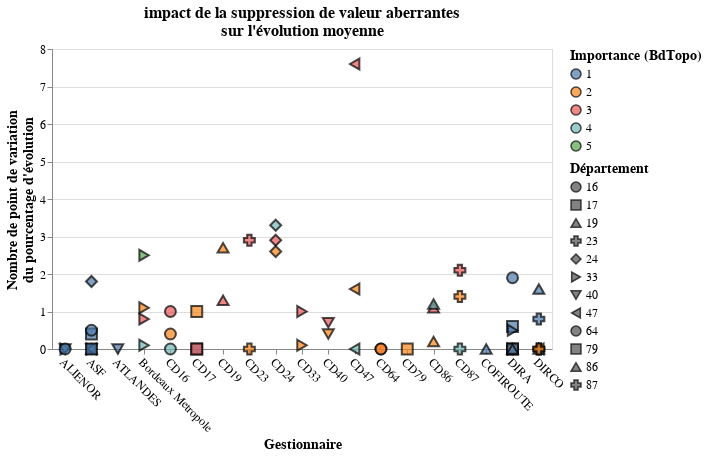

Write notebook code for a chart like this one.
### Code cell
(alt.Chart(dfGestionnaire.assign(
    impact_corr_val_aberrantes=abs(dfGestionnaire.coeff_evol_19_20_moyen-dfGestionnaire.coeff_evol_19_20_moyen_hors_val_HS_SD)*100),
          title=alt.TitleParams(['impact de la suppression de valeur aberrantes', "sur l'évolution moyenne"],
                        fontSize=16),
          width=largeur)
 .mark_point(filled=True, size=120, stroke='black').encode(
     x=alt.X('gestionnai:N', title='Gestionnaire', axis=alt.Axis(labelAngle=45)),
     y=alt.Y('impact_corr_val_aberrantes', axis=alt.Axis(title=["Nombre de points de variation", "du pourcentage d'évolution"])),
     color=alt.Color('importance:N', title='Importance (BdTopo)'),
     shape=alt.Shape('dept:O', title='Département'))
 .configure_axis(labelFontSize=12, titleFontSize=14)
 .configure_legend(labelFontSize=12, titleFontSize=14))

### Figure 1 — Vega-Lite specification as saved in the notebook (floating-point values rounded to 4 significant figures)
{"config": {"view": {"continuousWidth": 400, "continuousHeight": 300}, "axis": {"labelFontSize": 12, "titleFontSize": 14}, "legend": {"labelFontSize": 12, "titleFontSize": 14}}, "data": {"name": "data-e13ca25cc3f3943f1a33673a3f8108a9"}, "mark": {"type": "point", "filled": true, "size": 120, "stroke": "black"}, "encoding": {"color": {"field": "importance", "title": "Importance (BdTopo)", "type": "nominal"}, "shape": {"field": "dept", "title": "Département", "type": "ordinal"}, "x": {"axis": {"labelAngle": 45}, "field": "gestionnai", "title": "Gestionnaire", "type": "nominal"}, "y": {"axis": {"title": ["Nombre de point de variation", "du pourcentage d'évolution"]}, "field": "impact_corr_val_aberrantes", "type": "quantitative"}}, "title": {"text": ["impact de la suppression de valeur aberrantes", "sur l'évolution moyenne"], "fontSize": 16}, "width": 500, "$schema": "https://vega.github.io/schema/vega-lite/v4.17.0.json", "datasets": {"data-e13ca25cc3f3943f1a33673a3f8108a9": [{"gestionnai": "ALIENOR", "dept": 33, "importance": 1, "nb_tmja_2020": 3, "coeff_evol_19_20_moyen": -0.222, "coeff_evol_19_20_median": -0.224, "coeff_evol_19_20_mini": -0.23, "coeff_evol_19_20_maxi": -0.22, "nb_tmja_2020_hors_val_HS_SD": 3, "coeff_evol_19_20_moyen_hors_val_HS_SD": -0.222, "nb_tmja_2020_hors_val_HS_IQR": 3, "coeff_evol_19_20_moyen_hors_val_HS_IQR": -0.222, "impact_corr_val_aberrantes": 0.0}, {"gestionnai": "ALIENOR", "dept": 40, "importance": 1, "nb_tmja_2020": 5, "coeff_evol_19_20_moyen": -0.222, "coeff_evol_19_20_median": -0.22, "coeff_evol_19_20_mini": -0.23, "coeff_evol_19_20_maxi": -0.22, "nb_tmja_2020_hors_val_HS_SD": 5, "coeff_evol_19_20_moyen_hors_val_HS_SD": -0.222, "nb_tmja_2020_hors_val_HS_IQR": 5, "coeff_evol_19_20_moyen_hors_val_HS_IQR": -0.222, "impact_corr_val_aberrantes": 0.0}, {"gestionnai": "ALIENOR", "dept": 64, "importance": 1, "nb_tmja_2020": 2, "coeff_evol_19_20_moyen": -0.22, "coeff_evol_19_20_median": -0.22, "coeff_evol_19_20_mini": -0.22, "coeff_evol_19_20_maxi": -0.22, "nb_tmja_2020_hors_val_HS_SD": 2, "coeff_evol_19_20_moyen_hors_val_HS_SD": -0.22, "nb_tmja_2020_hors_val_HS_IQR": 2, "coeff_evol_19_20_moyen_hors_val_HS_IQR": -0.22, "impact_corr_val_aberrantes": 0.0}, {"gestionnai": "ASF", "dept": 17, "importance": 1, "nb_tmja_2020": 8, "coeff_evol_19_20_moyen": -0.23, "coeff_evol_19_20_median": -0.236, "coeff_evol_19_20_mini": -0.24, "coeff_evol_19_20_maxi": -0.2, "nb_tmja_2020_hors_val_HS_SD": 7, "coeff_evol_19_20_moyen_hors_val_HS_SD": -0.234, "nb_tmja_2020_hors_val_HS_IQR": 7, "coeff_evol_19_20_moyen_hors_val_HS_IQR": -0.234, "impact_corr_val_aberrantes": 0.4}, {"gestionnai": "ASF", "dept": 19, "importance": 1, "nb_tmja_2020": 8, "coeff_evol_19_20_moyen": -0.193, "coeff_evol_19_20_median": -0.195, "coeff_evol_19_20_mini": -0.2, "coeff_evol_19_20_maxi": -0.19, "nb_tmja_2020_hors_val_HS_SD": 8, "coeff_evol_19_20_moyen_hors_val_HS_SD": -0.193, "nb_tmja_2020_hors_val_HS_IQR": 8, "coeff_evol_19_20_moyen_hors_val_HS_IQR": -0.193, "impact_corr_val_aberrantes": 0.0}, {"gestionnai": "ASF", "dept": 24, "importance": 1, "nb_tmja_2020": 8, "coeff_evol_19_20_moyen": -0.22, "coeff_evol_19_20_median": -0.204, "coeff_evol_19_20_mini": -0.35, "coeff_evol_19_20_maxi": -0.19, "nb_tmja_2020_hors_val_HS_SD": 7, "coeff_evol_19_20_moyen_hors_val_HS_SD": -0.202, "nb_tmja_2020_hors_val_HS_IQR": 7, "coeff_evol_19_20_moyen_hors_val_HS_IQR": -0.202, "impact_corr_val_aberrantes": 1.8}, {"gestionnai": "ASF", "dept": 33, "importance": 1, "nb_tmja_2020": 10, "coeff_evol_19_20_moyen": -0.211, "coeff_evol_19_20_median": -0.207, "coeff_evol_19_20_mini": -0.24, "coeff_evol_19_20_maxi": -0.2, "nb_tmja_2020_hors_val_HS_SD": 10, "coeff_evol_19_20_moyen_hors_val_HS_SD": -0.211, "nb_tmja_2020_hors_val_HS_IQR": 8, "coeff_evol_19_20_moyen_hors_val_HS_IQR": -0.204, "impact_corr_val_aberrantes": 0.0}, {"gestionnai": "ASF", "dept": 40, "importance": 1, "nb_tmja_2020": 4, "coeff_evol_19_20_moyen": -0.196, "coeff_evol_19_20_median": -0.21, "coeff_evol_19_20_mini": -0.22, "coeff_evol_19_20_maxi": -0.18, "nb_tmja_2020_hors_val_HS_SD": 4, "coeff_evol_19_20_moyen_hors_val_HS_SD": -0.196, "nb_tmja_2020_hors_val_HS_IQR": 4, "coeff_evol_19_20_moyen_hors_val_HS_IQR": -0.196, "impact_corr_val_aberrantes": 0.0}, {"gestionnai": "ASF", "dept": 47, "importance": 1, "nb_tmja_2020": 4, "coeff_evol_19_20_moyen": -0.209, "coeff_evol_19_20_median": -0.209, "coeff_evol_19_20_mini": -0.21, "coeff_evol_19_20_maxi": -0.21, "nb_tmja_2020_hors_val_HS_SD": 4, "coeff_evol_19_20_moyen_hors_val_HS_SD": -0.209, "nb_tmja_2020_hors_val_HS_IQR": 3, "coeff_evol_19_20_moyen_hors_val_HS_IQR": -0.209, "impact_corr_val_aberrantes": 0.0}, {"gestionnai": "ASF", "dept": 64, "importance": 1, "nb_tmja_2020": 13, "coeff_evol_19_20_moyen": -0.219, "coeff_evol_19_20_median": -0.214, "coeff_evol_19_20_mini": -0.27, "coeff_evol_19_20_maxi": -0.21, "nb_tmja_2020_hors_val_HS_SD": 12, "coeff_evol_19_20_moyen_hors_val_HS_SD": -0.214, "nb_tmja_2020_hors_val_HS_IQR": 11, "coeff_evol_19_20_moyen_hors_val_HS_IQR": -0.215, "impact_corr_val_aberrantes": 0.5}, {"gestionnai": "ASF", "dept": 79, "importance": 1, "nb_tmja_2020": 7, "coeff_evol_19_20_moyen": -0.228, "coeff_evol_19_20_median": -0.228, "coeff_evol_19_20_mini": -0.24, "coeff_evol_19_20_maxi": -0.21, "nb_tmja_2020_hors_val_HS_SD": 7, "coeff_evol_19_20_moyen_hors_val_HS_SD": -0.228, "nb_tmja_2020_hors_val_HS_IQR": 7, "coeff_evol_19_20_moyen_hors_val_HS_IQR": -0.228, "impact_corr_val_aberrantes": 0.0}, {"gestionnai": "ASF", "dept": 86, "importance": 1, "nb_tmja_2020": 1, "coeff_evol_19_20_moyen": -0.243, "coeff_evol_19_20_median": -0.243, "coeff_evol_19_20_mini": -0.24, "coeff_evol_19_20_maxi": -0.24, "nb_tmja_2020_hors_val_HS_SD": 0, "coeff_evol_19_20_moyen_hors_val_HS_SD": null, "nb_tmja_2020_hors_val_HS_IQR": 1, "coeff_evol_19_20_moyen_hors_val_HS_IQR": -0.243, "impact_corr_val_aberrantes": null}, {"gestionnai": "ATLANDES", "dept": 33, "importance": 1, "nb_tmja_2020": 1, "coeff_evol_19_20_moyen": -0.212, "coeff_evol_19_20_median": -0.212, "coeff_evol_19_20_mini": -0.21, "coeff_evol_19_20_maxi": -0.21, "nb_tmja_2020_hors_val_HS_SD": 0, "coeff_evol_19_20_moyen_hors_val_HS_SD": null, "nb_tmja_2020_hors_val_HS_IQR": 1, "coeff_evol_19_20_moyen_hors_val_HS_IQR": -0.212, "impact_corr_val_aberrantes": null}, {"gestionnai": "ATLANDES", "dept": 40, "importance": 1, "nb_tmja_2020": 7, "coeff_evol_19_20_moyen": -0.213, "coeff_evol_19_20_median": -0.218, "coeff_evol_19_20_mini": -0.22, "coeff_evol_19_20_maxi": -0.19, "nb_tmja_2020_hors_val_HS_SD": 7, "coeff_evol_19_20_moyen_hors_val_HS_SD": -0.213, "nb_tmja_2020_hors_val_HS_IQR": 6, "coeff_evol_19_20_moyen_hors_val_HS_IQR": -0.216, "impact_corr_val_aberrantes": 0.0}, {"gestionnai": "Bordeaux Metropole", "dept": 33, "importance": 2, "nb_tmja_2020": 49, "coeff_evol_19_20_moyen": -0.094, "coeff_evol_19_20_median": -0.077, "coeff_evol_19_20_mini": -0.54, "coeff_evol_19_20_maxi": 0.29, "nb_tmja_2020_hors_val_HS_SD": 46, "coeff_evol_19_20_moyen_hors_val_HS_SD": -0.083, "nb_tmja_2020_hors_val_HS_IQR": 44, "coeff_evol_19_20_moyen_hors_val_HS_IQR": -0.085, "impact_corr_val_aberrantes": 1.1}, {"gestionnai": "Bordeaux Metropole", "dept": 33, "importance": 5, "nb_tmja_2020": 19, "coeff_evol_19_20_moyen": -0.117, "coeff_evol_19_20_median": -0.086, "coeff_evol_19_20_mini": -0.56, "coeff_evol_19_20_maxi": 0.04, "nb_tmja_2020_hors_val_HS_SD": 18, "coeff_evol_19_20_moyen_hors_val_HS_SD": -0.092, "nb_tmja_2020_hors_val_HS_IQR": 18, "coeff_evol_19_20_moyen_hors_val_HS_IQR": -0.092, "impact_corr_val_aberrantes": 2.5}, {"gestionnai": "Bordeaux Metropole", "dept": 33, "importance": 4, "nb_tmja_2020": 80, "coeff_evol_19_20_moyen": -0.064, "coeff_evol_19_20_median": -0.075, "coeff_evol_19_20_mini": -0.22, "coeff_evol_19_20_maxi": 0.19, "nb_tmja_2020_hors_val_HS_SD": 76, "coeff_evol_19_20_moyen_hors_val_HS_SD": -0.065, "nb_tmja_2020_hors_val_HS_IQR": 79, "coeff_evol_19_20_moyen_hors_val_HS_IQR": -0.067, "impact_corr_val_aberrantes": 0.1}, {"gestionnai": "Bordeaux Metropole", "dept": 33, "importance": 3, "nb_tmja_2020": 131, "coeff_evol_19_20_moyen": -0.089, "coeff_evol_19_20_median": -0.078, "coeff_evol_19_20_mini": -0.62, "coeff_evol_19_20_maxi": 0.13, "nb_tmja_2020_hors_val_HS_SD": 125, "coeff_evol_19_20_moyen_hors_val_HS_SD": -0.081, "nb_tmja_2020_hors_val_HS_IQR": 117, "coeff_evol_19_20_moyen_hors_val_HS_IQR": -0.073, "impact_corr_val_aberrantes": 0.8}, {"gestionnai": "CD16", "dept": 16, "importance": 4, "nb_tmja_2020": 7, "coeff_evol_19_20_moyen": -0.142, "coeff_evol_19_20_median": -0.117, "coeff_evol_19_20_mini": -0.32, "coeff_evol_19_20_maxi": 0.07, "nb_tmja_2020_hors_val_HS_SD": 7, "coeff_evol_19_20_moyen_hors_val_HS_SD": -0.142, "nb_tmja_2020_hors_val_HS_IQR": 7, "coeff_evol_19_20_moyen_hors_val_HS_IQR": -0.142, "impact_corr_val_aberrantes": 0.0}, {"gestionnai": "CD16", "dept": 16, "importance": 3, "nb_tmja_2020": 28, "coeff_evol_19_20_moyen": -0.117, "coeff_evol_19_20_median": -0.118, "coeff_evol_19_20_mini": -0.26, "coeff_evol_19_20_maxi": -0.04, "nb_tmja_2020_hors_val_HS_SD": 26, "coeff_evol_19_20_moyen_hors_val_HS_SD": -0.107, "nb_tmja_2020_hors_val_HS_IQR": 26, "coeff_evol_19_20_moyen_hors_val_HS_IQR": -0.107, "impact_corr_val_aberrantes": 1.0}, {"gestionnai": "CD16", "dept": 16, "importance": 2, "nb_tmja_2020": 28, "coeff_evol_19_20_moyen": -0.158, "coeff_evol_19_20_median": -0.174, "coeff_evol_19_20_mini": -0.39, "coeff_evol_19_20_maxi": 0.17, "nb_tmja_2020_hors_val_HS_SD": 26, "coeff_evol_19_20_moyen_hors_val_HS_SD": -0.162, "nb_tmja_2020_hors_val_HS_IQR": 25, "coeff_evol_19_20_moyen_hors_val_HS_IQR": -0.168, "impact_corr_val_aberrantes": 0.4}, {"gestionnai": "CD17", "dept": 16, "importance": 3, "nb_tmja_2020": 1, "coeff_evol_19_20_moyen": -0.16, "coeff_evol_19_20_median": -0.16, "coeff_evol_19_20_mini": -0.16, "coeff_evol_19_20_maxi": -0.16, "nb_tmja_2020_hors_val_HS_SD": 0, "coeff_evol_19_20_moyen_hors_val_HS_SD": null, "nb_tmja_2020_hors_val_HS_IQR": 1, "coeff_evol_19_20_moyen_hors_val_HS_IQR": -0.16, "impact_corr_val_aberrantes": null}, {"gestionnai": "CD17", "dept": 17, "importance": 1, "nb_tmja_2020": 4, "coeff_evol_19_20_moyen": -0.138, "coeff_evol_19_20_median": -0.192, "coeff_evol_19_20_mini": -0.2, "coeff_evol_19_20_maxi": 0.02, "nb_tmja_2020_hors_val_HS_SD": 4, "coeff_evol_19_20_moyen_hors_val_HS_SD": -0.138, "nb_tmja_2020_hors_val_HS_IQR": 3, "coeff_evol_19_20_moyen_hors_val_HS_IQR": -0.19, "impact_corr_val_aberrantes": 0.0}, {"gestionnai": "CD17", "dept": 17, "importance": 3, "nb_tmja_2020": 26, "coeff_evol_19_20_moyen": -0.15, "coeff_evol_19_20_median": -0.152, "coeff_evol_19_20_mini": -0.25, "coeff_evol_19_20_maxi": -0.04, "nb_tmja_2020_hors_val_HS_SD": 24, "coeff_evol_19_20_moyen_hors_val_HS_SD": -0.15, "nb_tmja_2020_hors_val_HS_IQR": 24, "coeff_evol_19_20_moyen_hors_val_HS_IQR": -0.15, "impact_corr_val_aberrantes": 0.0}, {"gestionnai": "CD17", "dept": 17, "importance": 2, "nb_tmja_2020": 29, "coeff_evol_19_20_moyen": -0.16, "coeff_evol_19_20_median": -0.172, "coeff_evol_19_20_mini": -0.57, "coeff_evol_19_20_maxi": 0.51, "nb_tmja_2020_hors_val_HS_SD": 27, "coeff_evol_19_20_moyen_hors_val_HS_SD": -0.17, "nb_tmja_2020_hors_val_HS_IQR": 25, "coeff_evol_19_20_moyen_hors_val_HS_IQR": -0.171, "impact_corr_val_aberrantes": 1.0}, {"gestionnai": "CD19", "dept": 19, "importance": 3, "nb_tmja_2020": 23, "coeff_evol_19_20_moyen": -0.018, "coeff_evol_19_20_median": -0.014, "coeff_evol_19_20_mini": -0.32, "coeff_evol_19_20_maxi": 0.17, "nb_tmja_2020_hors_val_HS_SD": 22, "coeff_evol_19_20_moyen_hors_val_HS_SD": -0.005, "nb_tmja_2020_hors_val_HS_IQR": 20, "coeff_evol_19_20_moyen_hors_val_HS_IQR": -0.02, "impact_corr_val_aberrantes": 1.3}, {"gestionnai": "CD19", "dept": 19, "importance": 2, "nb_tmja_2020": 25, "coeff_evol_19_20_moyen": -0.057, "coeff_evol_19_20_median": -0.06, "coeff_evol_19_20_mini": -0.33, "coeff_evol_19_20_maxi": 0.28, "nb_tmja_2020_hors_val_HS_SD": 23, "coeff_evol_19_20_moyen_hors_val_HS_SD": -0.084, "nb_tmja_2020_hors_val_HS_IQR": 24, "coeff_evol_19_20_moyen_hors_val_HS_IQR": -0.071, "impact_corr_val_aberrantes": 2.7}, {"gestionnai": "CD23", "dept": 23, "importance": 3, "nb_tmja_2020": 31, "coeff_evol_19_20_moyen": -0.082, "coeff_evol_19_20_median": -0.081, "coeff_evol_19_20_mini": -0.57, "coeff_evol_19_20_maxi": 0.16, "nb_tmja_2020_hors_val_HS_SD": 29, "coeff_evol_19_20_moyen_hors_val_HS_SD": -0.053, "nb_tmja_2020_hors_val_HS_IQR": 29, "coeff_evol_19_20_moyen_hors_val_HS_IQR": -0.053, "impact_corr_val_aberrantes": 2.9}, {"gestionnai": "CD23", "dept": 23, "importance": 2, "nb_tmja_2020": 22, "coeff_evol_19_20_moyen": -0.085, "coeff_evol_19_20_median": -0.074, "coeff_evol_19_20_mini": -0.22, "coeff_evol_19_20_maxi": 0.05, "nb_tmja_2020_hors_val_HS_SD": 22, "coeff_evol_19_20_moyen_hors_val_HS_SD": -0.085, "nb_tmja_2020_hors_val_HS_IQR": 22, "coeff_evol_19_20_moyen_hors_val_HS_IQR": -0.085, "impact_corr_val_aberrantes": 0.0}, {"gestionnai": "CD24", "dept": 24, "importance": 3, "nb_tmja_2020": 29, "coeff_evol_19_20_moyen": -0.131, "coeff_evol_19_20_median": -0.15, "coeff_evol_19_20_mini": -0.59, "coeff_evol_19_20_maxi": 0.16, "nb_tmja_2020_hors_val_HS_SD": 27, "coeff_evol_19_20_moyen_hors_val_HS_SD": -0.102, "nb_tmja_2020_hors_val_HS_IQR": 28, "coeff_evol_19_20_moyen_hors_val_HS_IQR": -0.114, "impact_corr_val_aberrantes": 2.9}, {"gestionnai": "CD24", "dept": 24, "importance": 2, "nb_tmja_2020": 82, "coeff_evol_19_20_moyen": -0.143, "coeff_evol_19_20_median": -0.142, "coeff_evol_19_20_mini": -0.51, "coeff_evol_19_20_maxi": 0.28, "nb_tmja_2020_hors_val_HS_SD": 74, "coeff_evol_19_20_moyen_hors_val_HS_SD": -0.117, "nb_tmja_2020_hors_val_HS_IQR": 73, "coeff_evol_19_20_moyen_hors_val_HS_IQR": -0.114, "impact_corr_val_aberrantes": 2.6}, {"gestionnai": "CD24", "dept": 24, "importance": 4, "nb_tmja_2020": 13, "coeff_evol_19_20_moyen": -0.136, "coeff_evol_19_20_median": -0.134, "coeff_evol_19_20_mini": -0.54, "coeff_evol_19_20_maxi": 0.17, "nb_tmja_2020_hors_val_HS_SD": 12, "coeff_evol_19_20_moyen_hors_val_HS_SD": -0.103, "nb_tmja_2020_hors_val_HS_IQR": 9, "coeff_evol_19_20_moyen_hors_val_HS_IQR": -0.129, "impact_corr_val_aberrantes": 3.3}, {"gestionnai": "CD33", "dept": 33, "importance": 2, "nb_tmja_2020": 30, "coeff_evol_19_20_moyen": -0.163, "coeff_evol_19_20_median": -0.16, "coeff_evol_19_20_mini": -0.32, "coeff_evol_19_20_maxi": -0.02, "nb_tmja_2020_hors_val_HS_SD": 28, "coeff_evol_19_20_moyen_hors_val_HS_SD": -0.162, "nb_tmja_2020_hors_val_HS_IQR": 26, "coeff_evol_19_20_moyen_hors_val_HS_IQR": -0.156, "impact_corr_val_aberrantes": 0.1}, {"gestionnai": "CD33", "dept": 33, "importance": 3, "nb_tmja_2020": 31, "coeff_evol_19_20_moyen": -0.154, "coeff_evol_19_20_median": -0.142, "coeff_evol_19_20_mini": -0.31, "coeff_evol_19_20_maxi": -0.08, "nb_tmja_2020_hors_val_HS_SD": 29, "coeff_evol_19_20_moyen_hors_val_HS_SD": -0.144, "nb_tmja_2020_hors_val_HS_IQR": 29, "coeff_evol_19_20_moyen_hors_val_HS_IQR": -0.144, "impact_corr_val_aberrantes": 1.0}, {"gestionnai": "CD33", "dept": 33, "importance": 4, "nb_tmja_2020": 1, "coeff_evol_19_20_moyen": -0.167, "coeff_evol_19_20_median": -0.167, "coeff_evol_19_20_mini": -0.17, "coeff_evol_19_20_maxi": -0.17, "nb_tmja_2020_hors_val_HS_SD": 0, "coeff_evol_19_20_moyen_hors_val_HS_SD": null, "nb_tmja_2020_hors_val_HS_IQR": 1, "coeff_evol_19_20_moyen_hors_val_HS_IQR": -0.167, "impact_corr_val_aberrantes": null}, {"gestionnai": "CD40", "dept": 40, "importance": 3, "nb_tmja_2020": 14, "coeff_evol_19_20_moyen": -0.143, "coeff_evol_19_20_median": -0.135, "coeff_evol_19_20_mini": -0.24, "coeff_evol_19_20_maxi": -0.08, "nb_tmja_2020_hors_val_HS_SD": 13, "coeff_evol_19_20_moyen_hors_val_HS_SD": -0.136, "nb_tmja_2020_hors_val_HS_IQR": 13, "coeff_evol_19_20_moyen_hors_val_HS_IQR": -0.136, "impact_corr_val_aberrantes": 0.7}, {"gestionnai": "CD40", "dept": 40, "importance": 2, "nb_tmja_2020": 27, "coeff_evol_19_20_moyen": -0.175, "coeff_evol_19_20_median": -0.172, "coeff_evol_19_20_mini": -0.29, "coeff_evol_19_20_maxi": -0.08, "nb_tmja_2020_hors_val_HS_SD": 24, "coeff_evol_19_20_moyen_hors_val_HS_SD": -0.171, "nb_tmja_2020_hors_val_HS_IQR": 24, "coeff_evol_19_20_moyen_hors_val_HS_IQR": -0.171, "impact_corr_val_aberrantes": 0.4}, {"gestionnai": "CD47", "dept": 24, "importance": 2, "nb_tmja_2020": 1, "coeff_evol_19_20_moyen": -0.195, "coeff_evol_19_20_median": -0.195, "coeff_evol_19_20_mini": -0.2, "coeff_evol_19_20_maxi": -0.2, "nb_tmja_2020_hors_val_HS_SD": 0, "coeff_evol_19_20_moyen_hors_val_HS_SD": null, "nb_tmja_2020_hors_val_HS_IQR": 1, "coeff_evol_19_20_moyen_hors_val_HS_IQR": -0.195, "impact_corr_val_aberrantes": null}, {"gestionnai": "CD47", "dept": 47, "importance": 4, "nb_tmja_2020": 2, "coeff_evol_19_20_moyen": -0.165, "coeff_evol_19_20_median": -0.207, "coeff_evol_19_20_mini": -0.21, "coeff_evol_19_20_maxi": -0.12, "nb_tmja_2020_hors_val_HS_SD": 2, "coeff_evol_19_20_moyen_hors_val_HS_SD": -0.165, "nb_tmja_2020_hors_val_HS_IQR": 2, "coeff_evol_19_20_moyen_hors_val_HS_IQR": -0.165, "impact_corr_val_aberrantes": 0.0}, {"gestionnai": "CD47", "dept": 47, "importance": 2, "nb_tmja_2020": 32, "coeff_evol_19_20_moyen": -0.194, "coeff_evol_19_20_median": -0.178, "coeff_evol_19_20_mini": -0.71, "coeff_evol_19_20_maxi": -0.05, "nb_tmja_2020_hors_val_HS_SD": 31, "coeff_evol_19_20_moyen_hors_val_HS_SD": -0.178, "nb_tmja_2020_hors_val_HS_IQR": 26, "coeff_evol_19_20_moyen_hors_val_HS_IQR": -0.178, "impact_corr_val_aberrantes": 1.6}, {"gestionnai": "CD47", "dept": 47, "importance": 3, "nb_tmja_2020": 12, "coeff_evol_19_20_moyen": -0.077, "coeff_evol_19_20_median": -0.148, "coeff_evol_19_20_mini": -0.25, "coeff_evol_19_20_maxi": 0.75, "nb_tmja_2020_hors_val_HS_SD": 11, "coeff_evol_19_20_moyen_hors_val_HS_SD": -0.153, "nb_tmja_2020_hors_val_HS_IQR": 9, "coeff_evol_19_20_moyen_hors_val_HS_IQR": -0.154, "impact_corr_val_aberrantes": 7.6}, {"gestionnai": "CD64", "dept": 64, "importance": 3, "nb_tmja_2020": 4, "coeff_evol_19_20_moyen": -0.214, "coeff_evol_19_20_median": -0.217, "coeff_evol_19_20_mini": -0.27, "coeff_evol_19_20_maxi": -0.17, "nb_tmja_2020_hors_val_HS_SD": 4, "coeff_evol_19_20_moyen_hors_val_HS_SD": -0.214, "nb_tmja_2020_hors_val_HS_IQR": 4, "coeff_evol_19_20_moyen_hors_val_HS_IQR": -0.214, "impact_corr_val_aberrantes": 0.0}, {"gestionnai": "CD64", "dept": 64, "importance": 2, "nb_tmja_2020": 3, "coeff_evol_19_20_moyen": -0.273, "coeff_evol_19_20_median": -0.224, "coeff_evol_19_20_mini": -0.37, "coeff_evol_19_20_maxi": -0.22, "nb_tmja_2020_hors_val_HS_SD": 3, "coeff_evol_19_20_moyen_hors_val_HS_SD": -0.273, "nb_tmja_2020_hors_val_HS_IQR": 3, "coeff_evol_19_20_moyen_hors_val_HS_IQR": -0.273, "impact_corr_val_aberrantes": 0.0}, {"gestionnai": "CD79", "dept": 79, "importance": 3, "nb_tmja_2020": 1, "coeff_evol_19_20_moyen": -0.115, "coeff_evol_19_20_median": -0.115, "coeff_evol_19_20_mini": -0.12, "coeff_evol_19_20_maxi": -0.12, "nb_tmja_2020_hors_val_HS_SD": 0, "coeff_evol_19_20_moyen_hors_val_HS_SD": null, "nb_tmja_2020_hors_val_HS_IQR": 1, "coeff_evol_19_20_moyen_hors_val_HS_IQR": -0.115, "impact_corr_val_aberrantes": null}, {"gestionnai": "CD79", "dept": 79, "importance": 2, "nb_tmja_2020": 7, "coeff_evol_19_20_moyen": 0.012, "coeff_evol_19_20_median": 0.019, "coeff_evol_19_20_mini": -0.12, "coeff_evol_19_20_maxi": 0.17, "nb_tmja_2020_hors_val_HS_SD": 7, "coeff_evol_19_20_moyen_hors_val_HS_SD": 0.012, "nb_tmja_2020_hors_val_HS_IQR": 7, "coeff_evol_19_20_moyen_hors_val_HS_IQR": 0.012, "impact_corr_val_aberrantes": 0.0}, {"gestionnai": "CD86", "dept": 16, "importance": 2, "nb_tmja_2020": 1, "coeff_evol_19_20_moyen": -0.225, "coeff_evol_19_20_median": -0.225, "coeff_evol_19_20_mini": -0.23, "coeff_evol_19_20_maxi": -0.23, "nb_tmja_2020_hors_val_HS_SD": 0, "coeff_evol_19_20_moyen_hors_val_HS_SD": null, "nb_tmja_2020_hors_val_HS_IQR": 1, "coeff_evol_19_20_moyen_hors_val_HS_IQR": -0.225, "impact_corr_val_aberrantes": null}, {"gestionnai": "CD86", "dept": 86, "importance": 2, "nb_tmja_2020": 56, "coeff_evol_19_20_moyen": -0.136, "coeff_evol_19_20_median": -0.16, "coeff_evol_19_20_mini": -0.47, "coeff_evol_19_20_maxi": 0.14, "nb_tmja_2020_hors_val_HS_SD": 52, "coeff_evol_19_20_moyen_hors_val_HS_SD": -0.134, "nb_tmja_2020_hors_val_HS_IQR": 53, "coeff_evol_19_20_moyen_hors_val_HS_IQR": -0.13, "impact_corr_val_aberrantes": 0.2}, {"gestionnai": "CD86", "dept": 86, "importance": 3, "nb_tmja_2020": 40, "coeff_evol_19_20_moyen": -0.11, "coeff_evol_19_20_median": -0.11, "coeff_evol_19_20_mini": -0.53, "coeff_evol_19_20_maxi": 0.12, "nb_tmja_2020_hors_val_HS_SD": 39, "coeff_evol_19_20_moyen_hors_val_HS_SD": -0.099, "nb_tmja_2020_hors_val_HS_IQR": 39, "coeff_evol_19_20_moyen_hors_val_HS_IQR": -0.099, "impact_corr_val_aberrantes": 1.1}, {"gestionnai": "CD86", "dept": 86, "importance": 4, "nb_tmja_2020": 16, "coeff_evol_19_20_moyen": -0.057, "coeff_evol_19_20_median": -0.088, "coeff_evol_19_20_mini": -0.17, "coeff_evol_19_20_maxi": 0.13, "nb_tmja_2020_hors_val_HS_SD": 15, "coeff_evol_19_20_moyen_hors_val_HS_SD": -0.069, "nb_tmja_2020_hors_val_HS_IQR": 15, "coeff_evol_19_20_moyen_hors_val_HS_IQR": -0.069, "impact_corr_val_aberrantes": 1.2}, {"gestionnai": "CD87", "dept": 87, "importance": 3, "nb_tmja_2020": 24, "coeff_evol_19_20_moyen": -0.081, "coeff_evol_19_20_median": -0.075, "coeff_evol_19_20_mini": -0.56, "coeff_evol_19_20_maxi": 0.23, "nb_tmja_2020_hors_val_HS_SD": 23, "coeff_evol_19_20_moyen_hors_val_HS_SD": -0.06, "nb_tmja_2020_hors_val_HS_IQR": 23, "coeff_evol_19_20_moyen_hors_val_HS_IQR": -0.06, "impact_corr_val_aberrantes": 2.1}, {"gestionnai": "CD87", "dept": 87, "importance": 4, "nb_tmja_2020": 6, "coeff_evol_19_20_moyen": -0.083, "coeff_evol_19_20_median": -0.24, "coeff_evol_19_20_mini": -0.28, "coeff_evol_19_20_maxi": 0.38, "nb_tmja_2020_hors_val_HS_SD": 6, "coeff_evol_19_20_moyen_hors_val_HS_SD": -0.083, "nb_tmja_2020_hors_val_HS_IQR": 6, "coeff_evol_19_20_moyen_hors_val_HS_IQR": -0.083, "impact_corr_val_aberrantes": 0.0}, {"gestionnai": "CD87", "dept": 87, "importance": 2, "nb_tmja_2020": 22, "coeff_evol_19_20_moyen": -0.048, "coeff_evol_19_20_median": -0.058, "coeff_evol_19_20_mini": -0.29, "coeff_evol_19_20_maxi": 0.25, "nb_tmja_2020_hors_val_HS_SD": 21, "coeff_evol_19_20_moyen_hors_val_HS_SD": -0.062, "nb_tmja_2020_hors_val_HS_IQR": 21, "coeff_evol_19_20_moyen_hors_val_HS_IQR": -0.062, "impact_corr_val_aberrantes": 1.4}, {"gestionnai": "COFIROUTE", "dept": 86, "importance": 1, "nb_tmja_2020": 5, "coeff_evol_19_20_moyen": -0.217, "coeff_evol_19_20_median": -0.217, "coeff_evol_19_20_mini": -0.22, "coeff_evol_19_20_maxi": -0.21, "nb_tmja_2020_hors_val_HS_SD": 5, "coeff_evol_19_20_moyen_hors_val_HS_SD": -0.217, "nb_tmja_2020_hors_val_HS_IQR": 5, "coeff_evol_19_20_moyen_hors_val_HS_IQR": -0.217, "impact_corr_val_aberrantes": 0.0}, {"gestionnai": "DIRA", "dept": 16, "importance": 2, "nb_tmja_2020": 1, "coeff_evol_19_20_moyen": -0.172, "coeff_evol_19_20_median": -0.172, "coeff_evol_19_20_mini": -0.17, "coeff_evol_19_20_maxi": -0.17, "nb_tmja_2020_hors_val_HS_SD": 0, "coeff_evol_19_20_moyen_hors_val_HS_SD": null, "nb_tmja_2020_hors_val_HS_IQR": 1, "coeff_evol_19_20_moyen_hors_val_HS_IQR": -0.172, "impact_corr_val_aberrantes": null}, {"gestionnai": "DIRA", "dept": 16, "importance": 1, "nb_tmja_2020": 25, "coeff_evol_19_20_moyen": -0.17, "coeff_evol_19_20_median": -0.161, "coeff_evol_19_20_mini": -0.46, "coeff_evol_19_20_maxi": -0.08, "nb_tmja_2020_hors_val_HS_SD": 23, "coeff_evol_19_20_moyen_hors_val_HS_SD": -0.151, "nb_tmja_2020_hors_val_HS_IQR": 21, "coeff_evol_19_20_moyen_hors_val_HS_IQR": -0.157, "impact_corr_val_aberrantes": 1.9}, {"gestionnai": "DIRA", "dept": 17, "importance": 2, "nb_tmja_2020": 2, "coeff_evol_19_20_moyen": -0.186, "coeff_evol_19_20_median": -0.215, "coeff_evol_19_20_mini": -0.22, "coeff_evol_19_20_maxi": -0.16, "nb_tmja_2020_hors_val_HS_SD": 2, "coeff_evol_19_20_moyen_hors_val_HS_SD": -0.186, "nb_tmja_2020_hors_val_HS_IQR": 2, "coeff_evol_19_20_moyen_hors_val_HS_IQR": -0.186, "impact_corr_val_aberrantes": 0.0}, {"gestionnai": "DIRA", "dept": 17, "importance": 1, "nb_tmja_2020": 11, "coeff_evol_19_20_moyen": -0.15, "coeff_evol_19_20_median": -0.155, "coeff_evol_19_20_mini": -0.19, "coeff_evol_19_20_maxi": -0.09, "nb_tmja_2020_hors_val_HS_SD": 10, "coeff_evol_19_20_moyen_hors_val_HS_SD": -0.156, "nb_tmja_2020_hors_val_HS_IQR": 9, "coeff_evol_19_20_moyen_hors_val_HS_IQR": -0.152, "impact_corr_val_aberrantes": 0.6}, {"gestionnai": "DIRA", "dept": 17, "importance": 3, "nb_tmja_2020": 1, "coeff_evol_19_20_moyen": -0.139, "coeff_evol_19_20_median": -0.139, "coeff_evol_19_20_mini": -0.14, "coeff_evol_19_20_maxi": -0.14, "nb_tmja_2020_hors_val_HS_SD": 0, "coeff_evol_19_20_moyen_hors_val_HS_SD": null, "nb_tmja_2020_hors_val_HS_IQR": 1, "coeff_evol_19_20_moyen_hors_val_HS_IQR": -0.139, "impact_corr_val_aberrantes": null}, {"gestionnai": "DIRA", "dept": 33, "importance": 2, "nb_tmja_2020": 2, "coeff_evol_19_20_moyen": -0.185, "coeff_evol_19_20_median": -0.186, "coeff_evol_19_20_mini": -0.19, "coeff_evol_19_20_maxi": -0.18, "nb_tmja_2020_hors_val_HS_SD": 2, "coeff_evol_19_20_moyen_hors_val_HS_SD": -0.185, "nb_tmja_2020_hors_val_HS_IQR": 2, "coeff_evol_19_20_moyen_hors_val_HS_IQR": -0.185, "impact_corr_val_aberrantes": 0.0}, {"gestionnai": "DIRA", "dept": 33, "importance": 1, "nb_tmja_2020": 68, "coeff_evol_19_20_moyen": -0.167, "coeff_evol_19_20_median": -0.168, "coeff_evol_19_20_mini": -0.3, "coeff_evol_19_20_maxi": 0.1, "nb_tmja_2020_hors_val_HS_SD": 63, "coeff_evol_19_20_moyen_hors_val_HS_SD": -0.172, "nb_tmja_2020_hors_val_HS_IQR": 61, "coeff_evol_19_20_moyen_hors_val_HS_IQR": -0.17, "impact_corr_val_aberrantes": 0.5}, {"gestionnai": "DIRA", "dept": 64, "importance": 2, "nb_tmja_2020": 6, "coeff_evol_19_20_moyen": -0.193, "coeff_evol_19_20_median": -0.193, "coeff_evol_19_20_mini": -0.21, "coeff_evol_19_20_maxi": -0.18, "nb_tmja_2020_hors_val_HS_SD": 6, "coeff_evol_19_20_moyen_hors_val_HS_SD": -0.193, "nb_tmja_2020_hors_val_HS_IQR": 6, "coeff_evol_19_20_moyen_hors_val_HS_IQR": -0.193, "impact_corr_val_aberrantes": 0.0}, {"gestionnai": "DIRA", "dept": 79, "importance": 1, "nb_tmja_2020": 4, "coeff_evol_19_20_moyen": -0.178, "coeff_evol_19_20_median": -0.178, "coeff_evol_19_20_mini": -0.22, "coeff_evol_19_20_maxi": -0.14, "nb_tmja_2020_hors_val_HS_SD": 4, "coeff_evol_19_20_moyen_hors_val_HS_SD": -0.178, "nb_tmja_2020_hors_val_HS_IQR": 4, "coeff_evol_19_20_moyen_hors_val_HS_IQR": -0.178, "impact_corr_val_aberrantes": 0.0}, {"gestionnai": "DIRA", "dept": 86, "importance": 1, "nb_tmja_2020": 4, "coeff_evol_19_20_moyen": -0.171, "coeff_evol_19_20_median": -0.184, "coeff_evol_19_20_mini": -0.19, "coeff_evol_19_20_maxi": -0.14, "nb_tmja_2020_hors_val_HS_SD": 4, "coeff_evol_19_20_moyen_hors_val_HS_SD": -0.171, "nb_tmja_2020_hors_val_HS_IQR": 3, "coeff_evol_19_20_moyen_hors_val_HS_IQR": -0.183, "impact_corr_val_aberrantes": 0.0}, {"gestionnai": "DIRCO", "dept": 19, "importance": 1, "nb_tmja_2020": 8, "coeff_evol_19_20_moyen": -0.172, "coeff_evol_19_20_median": -0.186, "coeff_evol_19_20_mini": -0.21, "coeff_evol_19_20_maxi": -0.06, "nb_tmja_2020_hors_val_HS_SD": 7, "coeff_evol_19_20_moyen_hors_val_HS_SD": -0.188, "nb_tmja_2020_hors_val_HS_IQR": 7, "coeff_evol_19_20_moyen_hors_val_HS_IQR": -0.188, "impact_corr_val_aberrantes": 1.6}, {"gestionnai": "DIRCO", "dept": 23, "importance": 1, "nb_tmja_2020": 7, "coeff_evol_19_20_moyen": -0.129, "coeff_evol_19_20_median": -0.181, "coeff_evol_19_20_mini": -0.19, "coeff_evol_19_20_maxi": 0.02, "nb_tmja_2020_hors_val_HS_SD": 7, "coeff_evol_19_20_moyen_hors_val_HS_SD": -0.129, "nb_tmja_2020_hors_val_HS_IQR": 7, "coeff_evol_19_20_moyen_hors_val_HS_IQR": -0.129, "impact_corr_val_aberrantes": 0.0}, {"gestionnai": "DIRCO", "dept": 24, "importance": 2, "nb_tmja_2020": 3, "coeff_evol_19_20_moyen": -0.052, "coeff_evol_19_20_median": -0.02, "coeff_evol_19_20_mini": -0.19, "coeff_evol_19_20_maxi": 0.06, "nb_tmja_2020_hors_val_HS_SD": 3, "coeff_evol_19_20_moyen_hors_val_HS_SD": -0.052, "nb_tmja_2020_hors_val_HS_IQR": 3, "coeff_evol_19_20_moyen_hors_val_HS_IQR": -0.052, "impact_corr_val_aberrantes": 0.0}, {"gestionnai": "DIRCO", "dept": 47, "importance": 2, "nb_tmja_2020": 2, "coeff_evol_19_20_moyen": -0.041, "coeff_evol_19_20_median": -0.145, "coeff_evol_19_20_mini": -0.15, "coeff_evol_19_20_maxi": 0.06, "nb_tmja_2020_hors_val_HS_SD": 2, "coeff_evol_19_20_moyen_hors_val_HS_SD": -0.041, "nb_tmja_2020_hors_val_HS_IQR": 2, "coeff_evol_19_20_moyen_hors_val_HS_IQR": -0.041, "impact_corr_val_aberrantes": 0.0}, {"gestionnai": "DIRCO", "dept": 79, "importance": 1, "nb_tmja_2020": 1, "coeff_evol_19_20_moyen": -0.097, "coeff_evol_19_20_median": -0.097, "coeff_evol_19_20_mini": -0.1, "coeff_evol_19_20_maxi": -0.1, "nb_tmja_2020_hors_val_HS_SD": 0, "coeff_evol_19_20_moyen_hors_val_HS_SD": null, "nb_tmja_2020_hors_val_HS_IQR": 1, "coeff_evol_19_20_moyen_hors_val_HS_IQR": -0.097, "impact_corr_val_aberrantes": null}, {"gestionnai": "DIRCO", "dept": 86, "importance": 1, "nb_tmja_2020": 2, "coeff_evol_19_20_moyen": -0.14, "coeff_evol_19_20_median": -0.182, "coeff_evol_19_20_mini": -0.18, "coeff_evol_19_20_maxi": -0.1, "nb_tmja_2020_hors_val_HS_SD": 2, "coeff_evol_19_20_moyen_hors_val_HS_SD": -0.14, "nb_tmja_2020_hors_val_HS_IQR": 2, "coeff_evol_19_20_moyen_hors_val_HS_IQR": -0.14, "impact_corr_val_aberrantes": 0.0}, {"gestionnai": "DIRCO", "dept": 86, "importance": 2, "nb_tmja_2020": 1, "coeff_evol_19_20_moyen": -0.169, "coeff_evol_19_20_median": -0.169, "coeff_evol_19_20_mini": -0.17, "coeff_evol_19_20_maxi": -0.17, "nb_tmja_2020_hors_val_HS_SD": 0, "coeff_evol_19_20_moyen_hors_val_HS_SD": null, "nb_tmja_2020_hors_val_HS_IQR": 1, "coeff_evol_19_20_moyen_hors_val_HS_IQR": -0.169, "impact_corr_val_aberrantes": null}, {"gestionnai": "DIRCO", "dept": 87, "importance": 2, "nb_tmja_2020": 4, "coeff_evol_19_20_moyen": -0.099, "coeff_evol_19_20_median": -0.166, "coeff_evol_19_20_mini": -0.17, "coeff_evol_19_20_maxi": 0.03, "nb_tmja_2020_hors_val_HS_SD": 4, "coeff_evol_19_20_moyen_hors_val_HS_SD": -0.099, "nb_tmja_2020_hors_val_HS_IQR": 4, "coeff_evol_19_20_moyen_hors_val_HS_IQR": -0.099, "impact_corr_val_aberrantes": 0.0}, {"gestionnai": "DIRCO", "dept": 87, "importance": 1, "nb_tmja_2020": 21, "coeff_evol_19_20_moyen": -0.187, "coeff_evol_19_20_median": -0.194, "coeff_evol_19_20_mini": -0.35, "coeff_evol_19_20_maxi": -0.08, "nb_tmja_2020_hors_val_HS_SD": 20, "coeff_evol_19_20_moyen_hors_val_HS_SD": -0.179, "nb_tmja_2020_hors_val_HS_IQR": 16, "coeff_evol_19_20_moyen_hors_val_HS_IQR": -0.191, "impact_corr_val_aberrantes": 0.8}, {"gestionnai": "DIRSO", "dept": 33, "importance": 2, "nb_tmja_2020": 1, "coeff_evol_19_20_moyen": -0.17, "coeff_evol_19_20_median": -0.17, "coeff_evol_19_20_mini": -0.17, "coeff_evol_19_20_maxi": -0.17, "nb_tmja_2020_hors_val_HS_SD": 0, "coeff_evol_19_20_moyen_hors_val_HS_SD": null, "nb_tmja_2020_hors_val_HS_IQR": 1, "coeff_evol_19_20_moyen_hors_val_HS_IQR": -0.17, "impact_corr_val_aberrantes": null}, {"gestionnai": "DIRSO", "dept": 40, "importance": 3, "nb_tmja_2020": 1, "coeff_evol_19_20_moyen": -0.174, "coeff_evol_19_20_median": -0.174, "coeff_evol_19_20_mini": -0.17, "coeff_evol_19_20_maxi": -0.17, "nb_tmja_2020_hors_val_HS_SD": 0, "coeff_evol_19_20_moyen_hors_val_HS_SD": null, "nb_tmja_2020_hors_val_HS_IQR": 1, "coeff_evol_19_20_moyen_hors_val_HS_IQR": -0.174, "impact_corr_val_aberrantes": null}]}}
